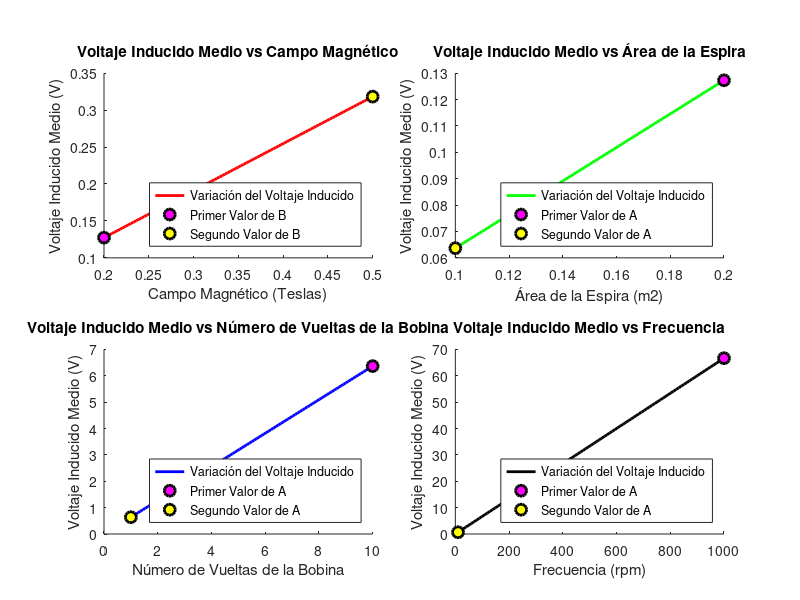
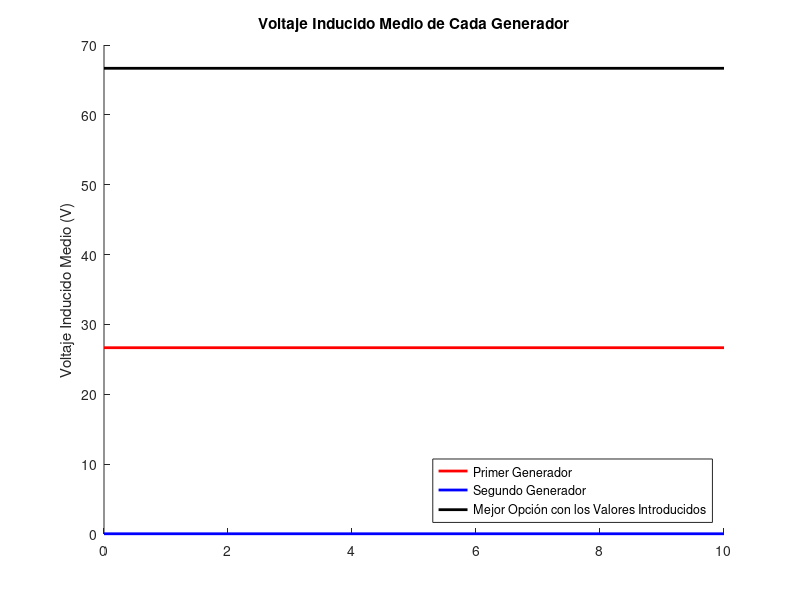

Write the MATLAB code that produced these figures, in order.
% Clean screen and variables
% Limpiar pantalla y variables
clc
clear

% Ask user for the first generator initial data
% Preguntar al usuario los datos iniciales del primer generador
prompt = {'Campo Magnético [T]','Área de la Espira [m2]','Número de Vueltas de la Bobina','Frecuencia [rpm]'};
digtitle = 'Introduce los Valores del Primer Generador';
dims = [1 25];
definput = {'0.2','0.2','10','1000'};
answer = inputdlg(prompt, digtitle, dims, definput);

% Convert input strings to number
% Convertir strings de entrada a números
B1 = str2num(answer{1});
A1 = str2num(answer{2});
N1 = str2num(answer{3});
RPM1 = str2num(answer{4});

% Ask user for the second generator initial data
% Preguntat al usuario por datos iniciales del segundo generador
prompt = {'Campo Magnético [T]','Área de la Espira [m2]','Número de Vueltas de la Bobina','Frecuencia [rpm]'};
digtitle = 'Introduce los Valores del Segundo Generador';
dims = [1 25];
definput = {'0.5','0.1','1','10'};
answer = inputdlg(prompt, digtitle, dims, definput);

% Convert input strings to number
% Convertir strings de entrada a números
B2 = str2num(answer{1});
A2 = str2num(answer{2});
N2 = str2num(answer{3});
RPM2 = str2num(answer{4});

% Set maximum and minimum values of the initial data
% Establecer valores máximos y mínimos de los datos iniciales
Bmin = min(B1,B2);
Bmax = max(B1,B2);
Amin = min(A1,A2);
Amax = max(A1,A2);
Nmin = min(N1,N2);
Nmax = max(N1,N2);
RPMmin = min(RPM1,RPM2);
RPMmax = max(RPM1,RPM2);

% Calculate the percentage of generator improvement
% Calcular porcentaje de mejora del generador
Bi = (Bmax-Bmin)/100;
Ai = (Amax-Amin)/100;
Ni = (Nmax-Nmin)/100;
RPMi = (RPMmax-RPMmin)/100;

% Create vectors of parameters change
% Crear vectores de cambio en parámetros
B = [Bmin:Bi:Bmax];
A = [Amin:Ai:Amax];
N = [Nmin:Ni:Nmax];
RPM = [RPMmin:RPMi:RPMmax];

% Create figure
% Crear figura
figure('Name','Variación del Voltaje Inducido Respecto a la Diferencia de los Valores Introducidos','Position',[1,1000,5000,3000])

% Plot the induction voltage vs magnetic field plot
% Graficar el voltaje inducido vs campo magnético
subplot(2,2,1)
EB = (2/pi)*B;
EB1 = (2/pi)*B1;
EB2 = (2/pi)*B2;
hold on
title('Voltaje Inducido Medio vs Campo Magnético')
xlabel('Campo Magnético (Teslas)')
ylabel('Voltaje Inducido Medio (V)')
plot(B,EB,'Color','r','LineWidth',2)
plot(B1,EB1,'sk','Marker','o','MarkerFaceColor','magenta','MarkerSize',8,'LineWidth',2)
plot(B2,EB2,'sk','Marker','o','MarkerFaceColor','yellow','MarkerSize',8,'LineWidth',2)
legend('Variación del Voltaje Inducido','Primer Valor de B','Segundo Valor de B','Location','Southeast')

% Plot the induction voltage vs spiral area
% Graficar el voltaje inducido vs área de espiral
subplot(2,2,2)
EA = (2/pi)*A;
EA1 = (2/pi)*A1;
EA2 = (2/pi)*A2;
hold on
title('Voltaje Inducido Medio vs Área de la Espira')
xlabel('Área de la Espira (m2)')
ylabel('Voltaje Inducido Medio (V)')
plot(A,EA,'Color','g','LineWidth',2)
plot(A1,EA1,'sk','Marker','o','MarkerFaceColor','magenta','MarkerSize',8,'LineWidth',2)
plot(A2,EA2,'sk','Marker','o','MarkerFaceColor','yellow','MarkerSize',8,'LineWidth',2)
legend('Variación del Voltaje Inducido','Primer Valor de A','Segundo Valor de A','Location','Southeast')

% Plot the induction voltage vs coil turn number
% Graficar el voltaje inducido vs número de vueltas de la bobina
subplot(2,2,3)
EN = (2/pi)*N;
EN1 = (2/pi)*N1;
EN2 = (2/pi)*N2;
hold on
title('Voltaje Inducido Medio vs Número de Vueltas de la Bobina')
xlabel('Número de Vueltas de la Bobina')
ylabel('Voltaje Inducido Medio (V)')
plot(N,EN,'Color','b','LineWidth',2)
plot(N1,EN1,'sk','Marker','o','MarkerFaceColor','magenta','MarkerSize',8,'LineWidth',2)
plot(N2,EN2,'sk','Marker','o','MarkerFaceColor','yellow','MarkerSize',8,'LineWidth',2)
legend('Variación del Voltaje Inducido','Primer Valor de A','Segundo Valor de A','Location','Southeast')

subplot(2,2,4)
w = RPM*pi/30;
ERPM = (2/pi)*w;
w1 = RPM1*pi/30;
ERPM1 = (2/pi)*w1;
w2 = RPM2*pi/30;
ERPM2 = (2/pi)*w2;
hold on
title('Voltaje Inducido Medio vs Frecuencia')
xlabel('Frecuencia (rpm)')
ylabel('Voltaje Inducido Medio (V)')
plot(RPM,ERPM,'Color','k','LineWidth',2)
plot(RPM1,ERPM1,'sk','Marker','o','MarkerFaceColor','magenta','MarkerSize',8,'LineWidth',2)
plot(RPM2,ERPM2,'sk','Marker','o','MarkerFaceColor','yellow','MarkerSize',8,'LineWidth',2)
legend('Variación del Voltaje Inducido','Primer Valor de A','Segundo Valor de A','Location','Southeast')

pause(10)
close all

figure('Name','Comparación de los Voltajes Inducidos Medios','Position',[1,1000,5000,3000])

o = 0:1:10;
E1 = (2/pi)*N1*A1*B1*w1+(o*0);
E2 = (2/pi)*N2*A2*B2*w2+(o*0);
EM = (2/pi)*Nmax*Amax*Bmax*(RPMmax*pi/30)+(o*0);
hold on
title('Voltaje Inducido Medio de Cada Generador')
xlabel(' ')
ylabel('Voltaje Inducido Medio (V)')
plot(o,E1,'Color','r','LineWidth',2)
plot(o,E2,'Color','b','LineWidth',2)
plot(o,EM,'Color','k','LineWidth',2)
legend('Primer Generador','Segundo Generador','Mejor Opción con los Valores Introducidos','Location','Southeast')

pause(10)
close all

dB = EB(length(EB))-EB(1);
dA = EA(length(EA))-EA(1);
dN = EN(length(EN))-EN(1);
dRPM = ERPM(length(ERPM))-ERPM(1);

fprintf('Resultados - Comparación de la Diferencia de Magnitudes: \n')
fprintf(['  Variación de Voltaje por Diferencia de Campos Magnéticos:                %.4f Voltios \n'], dB)
fprintf(['  Variación de Voltaje por Diferencia de Áreas de las Espiras:             %.4f Voltios \n'], dA)
fprintf(['  Variación de Voltaje por Diferencia de Número de Vueltas de la Bobina:   %.4f Voltios \n'], dN)
fprintf(['  Variación de Voltaje por Diferencia de RPM:                              %.4f Voltios \n\n'], dRPM)
fprintf('Resultados - Comparación de los Dos Generadores: \n')
fprintf(['  Voltaje Inducido por el Primer Generador:  %.4f Voltios \n'], E1(1))
fprintf(['      Campo Magnético (B):                   %.4f Teslas \n'], B1)
fprintf(['      Área de la Espira (A):                 %.4f Metros Cuadrados \n'], A1)
fprintf(['      Número de Vueltas de la Bobina (N):    %.4f \n'], N1)
fprintf(['      Frecuencia (f):                        %.4f RPM \n\n'], RPM1)
fprintf(['  Voltaje Inducido por el Segundo Generador: %.4f Voltios \n'], E2(1))
fprintf(['      Campo Magnético (B):                   %.4f Teslas \n'], B2)
fprintf(['      Área de la Espira (A):                 %.4f Metros Cuadrados \n'], A2)
fprintf(['      Número de Vueltas de la Bobina (N):    %.4f \n'], N2)
fprintf(['      Frecuencia (f):                        %.4f RPM \n\n'], RPM2)
fprintf('Resultados - Mejores Parámetros Para Un Mayor Voltaje Inducido con los Valores Proporcionados: \n')
fprintf(['  Voltaje Inducido:                          %.4f Voltios \n'], EM(1))
fprintf(['      Campo Magnético (B):                   %.4f Teslas \n'], Bmax)
fprintf(['      Área de la Espira (A):                 %.4f Metros Cuadrados \n'], Amax)
fprintf(['      Número de Vueltas de la Bobina (N):    %.4f \n'], Nmax)
fprintf(['      Frecuencia (f):                        %.4f RPM \n\n'], RPMmax)
